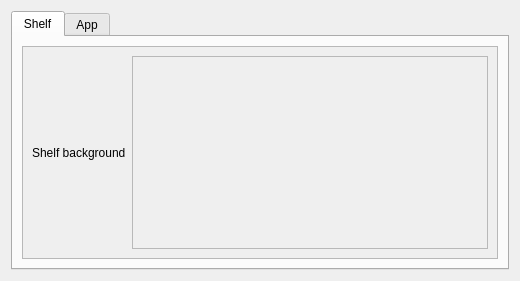
<?xml version="1.0" encoding="UTF-8"?>
<ui version="4.0">
 <class>Settings</class>
 <widget class="QWidget" name="Settings">
  <property name="geometry">
   <rect>
    <x>0</x>
    <y>0</y>
    <width>520</width>
    <height>281</height>
   </rect>
  </property>
  <property name="windowTitle">
   <string>App Settings</string>
  </property>
  <layout class="QVBoxLayout" name="verticalLayout">
   <item>
    <widget class="QTabWidget" name="tabWidget">
     <property name="currentIndex">
      <number>0</number>
     </property>
     <widget class="QWidget" name="tab_2">
      <attribute name="title">
       <string>Shelf</string>
      </attribute>
      <layout class="QVBoxLayout" name="verticalLayout_4">
       <item>
        <widget class="QScrollArea" name="scrollArea_2">
         <property name="widgetResizable">
          <bool>true</bool>
         </property>
         <widget class="QWidget" name="scrollAreaWidgetContents_2">
          <property name="geometry">
           <rect>
            <x>0</x>
            <y>0</y>
            <width>478</width>
            <height>215</height>
           </rect>
          </property>
          <layout class="QVBoxLayout" name="verticalLayout_5">
           <item>
            <layout class="QHBoxLayout" name="horizontalLayout_2">
             <item>
              <widget class="QLabel" name="label_2">
               <property name="text">
                <string>Shelf background</string>
               </property>
              </widget>
             </item>
             <item>
              <widget class="QScrollArea" name="shelfViewArea">
               <property name="widgetResizable">
                <bool>true</bool>
               </property>
               <widget class="QWidget" name="shelfViews">
                <property name="geometry">
                 <rect>
                  <x>0</x>
                  <y>0</y>
                  <width>347</width>
                  <height>193</height>
                 </rect>
                </property>
                <layout class="QVBoxLayout" name="verticalLayout_7"/>
               </widget>
              </widget>
             </item>
            </layout>
           </item>
          </layout>
         </widget>
        </widget>
       </item>
      </layout>
     </widget>
     <widget class="QWidget" name="tab">
      <attribute name="title">
       <string>App</string>
      </attribute>
      <layout class="QVBoxLayout" name="verticalLayout_2">
       <item>
        <widget class="QScrollArea" name="scrollArea">
         <property name="widgetResizable">
          <bool>true</bool>
         </property>
         <widget class="QWidget" name="scrollAreaWidgetContents">
          <property name="geometry">
           <rect>
            <x>0</x>
            <y>0</y>
            <width>353</width>
            <height>161</height>
           </rect>
          </property>
          <layout class="QVBoxLayout" name="verticalLayout_3">
           <item>
            <widget class="QCheckBox" name="bookShadows">
             <property name="text">
              <string>Book shadows</string>
             </property>
            </widget>
           </item>
           <item>
            <widget class="QCheckBox" name="denyBookPaths">
             <property name="text">
              <string>Deny book paths usage</string>
             </property>
            </widget>
           </item>
           <item>
            <layout class="QHBoxLayout" name="horizontalLayout">
             <property name="spacing">
              <number>0</number>
             </property>
             <item>
              <widget class="QLabel" name="label">
               <property name="text">
                <string>Book paths setup</string>
               </property>
              </widget>
             </item>
             <item>
              <widget class="QPushButton" name="setupBookPaths">
               <property name="text">
                <string>Setup</string>
               </property>
              </widget>
             </item>
            </layout>
           </item>
           <item>
            <layout class="QHBoxLayout" name="horizontalLayout_3">
             <item>
              <widget class="QLabel" name="label_3">
               <property name="text">
                <string>Path for autobackup on exit</string>
               </property>
              </widget>
             </item>
             <item>
              <widget class="QLineEdit" name="pathBackup"/>
             </item>
             <item>
              <widget class="QPushButton" name="selectPath">
               <property name="text">
                <string>Select</string>
               </property>
              </widget>
             </item>
            </layout>
           </item>
           <item>
            <widget class="QCheckBox" name="recoverBookshelf">
             <property name="text">
              <string>Automatically recover bookshelf by autobackup path</string>
             </property>
            </widget>
           </item>
           <item>
            <spacer name="verticalSpacer">
             <property name="orientation">
              <enum>Qt::Vertical</enum>
             </property>
             <property name="sizeHint" stdset="0">
              <size>
               <width>20</width>
               <height>40</height>
              </size>
             </property>
            </spacer>
           </item>
          </layout>
         </widget>
        </widget>
       </item>
      </layout>
     </widget>
    </widget>
   </item>
  </layout>
 </widget>
 <resources/>
 <connections/>
</ui>
